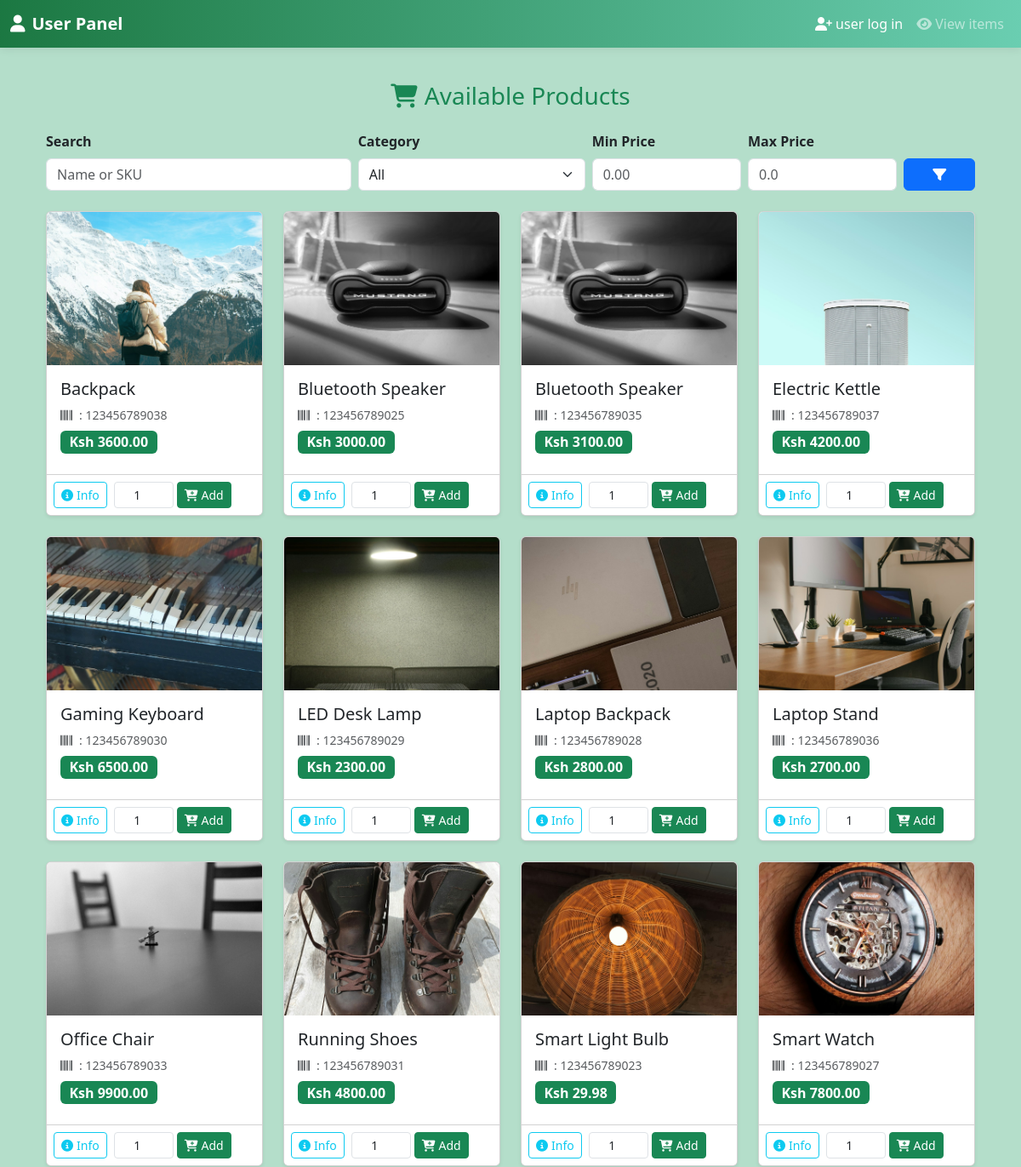
The page /users/view (upper part) on the database as committed earlier.
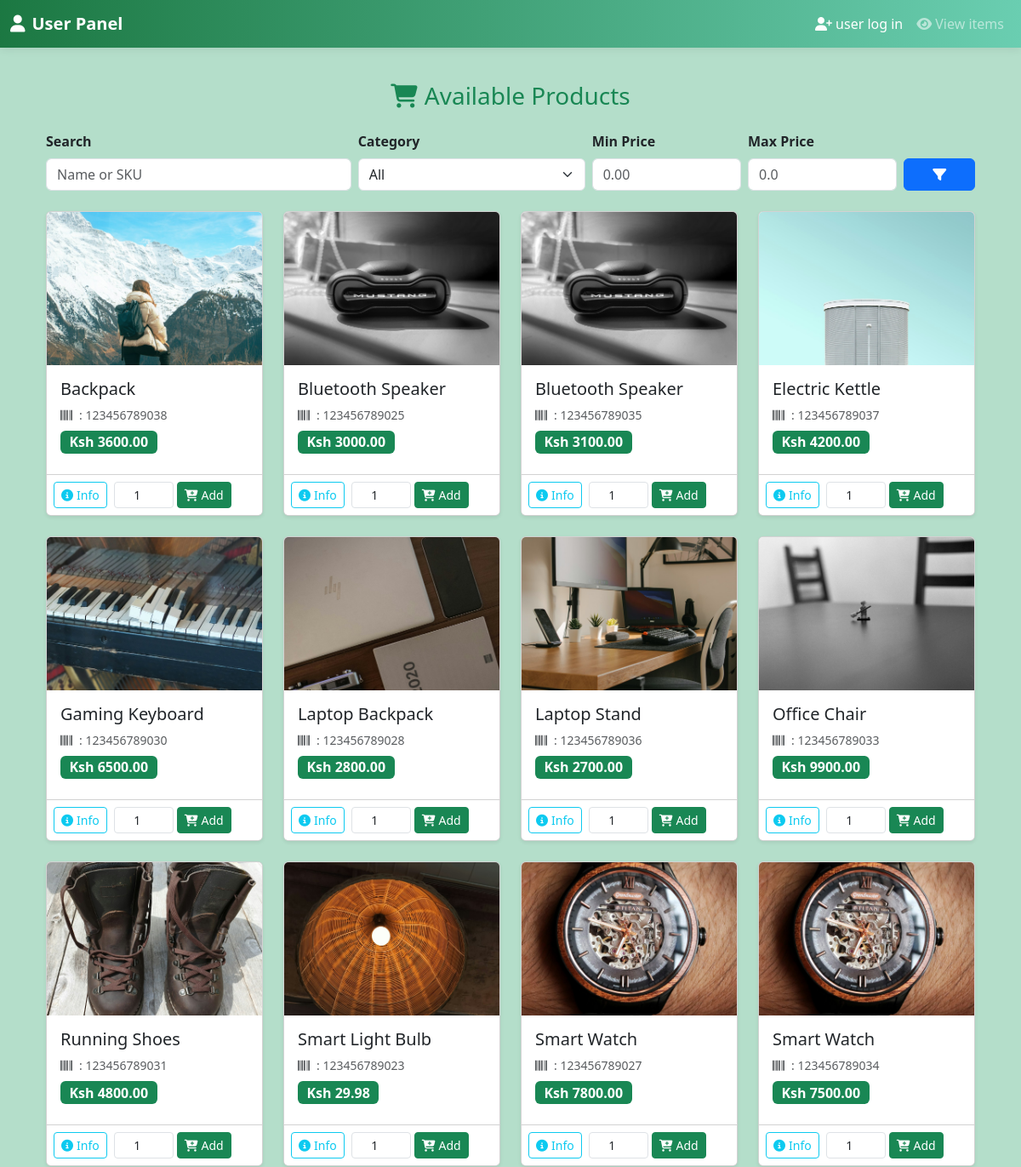
The same page on the database as committed later.
### admins/models.py (models this page shows, shortened)
class Items(db.Model):
    __tablename__ = 'items'
    item_id = db.Column(db.String(), nullable=False, primary_key=True)
    name = db.Column(db.String(length=30), nullable=False)
    price = db.Column(db.Float(), nullable=False)
    discount = db.Column(db.Float(), nullable=True)
    barcode = db.Column(db.String(length=12), nullable=False, unique=True)
    description = db.Column(db.String(length=1024), nullable=False, unique=True)
    category = db.Column(db.String(length=30), nullable=True)
    quantity = db.Column(db.Integer(), nullable=False)
    image_url = db.Column(db.String(200), nullable=True)
    added_by = db.Column(db.String(length=6), db.ForeignKey('admins.admin_id'), nullable=False)
    date_added = db.Column(db.DateTime(timezone=True), nullable=False, default=lambda: datetime.now(ZoneInfo("Africa/Nairobi")))
    admin = db.relationship('Admins', backref="items_added")

### users/routes.py (the view, shortened to what this page needs)
@users_bp.route('/view')
def view_market():
    items_query = Items.query
    q = request.args.get('q', type=str)
    category = request.args.get('category', type=str)
    if category:
        items_query = items_query.filter_by(category=category)
    min_price = request.args.get('min_price', type=float)
    max_price = request.args.get('max_price', type=float)
    if min_price is not None:
        items_query = items_query.filter(Items.price >= min_price)
    if max_price is not None:
        items_query = items_query.filter(Items.price <= max_price)
    items = items_query.order_by(Items.name).all()
    categories = [c[0] for c in db.session.query(Items.category).distinct()]
    return render_template('market_view.html',
                           items=items,
                           q=q or "",
                           selected_category=category or "",
                           min_price=min_price if min_price is not None else "",
                           max_price=max_price if max_price is not None else "",
                           categories=categories)

### orders/helpers.py (called while the page is built)
def get_cart():
    return session.setdefault('cart', {})

### users/routes.py (called while the page is built)
@users_bp.context_processor
def inject_now():
    eat = ZoneInfo("Africa/Nairobi")
    return {
        'now': datetime.now(tz=eat),
        'cart': get_cart()
    }

### users/templates/market_view.html (shortened to what this page needs)
{% extends 'user_base.html' %}
{% block content %}
<div  class="container mt-4 mb-5">
    <h3 class="text-center text-success mb-4">
        <i class="fas fa-shopping-cart me-2"></i>Available Products
    </h3>
    <form method="get" class="row g-2 mb-4 align-items-end">
        <div class="col-md-4">
            <label for="search" class="form-label fw-bold">Search</label>
            <input type="text" name="q" id="search" value="{{ q }}"
                class="form-control" placeholder="Name or SKU">
        </div>
        <div class="col-md-3">
            <label for="category" class="form-label fw-bold">Category</label>
            <select name="category" id="category" class="form-select">
                <option value="" {% if not selected_category %}selected{% endif %}>All</option>
            </select>
        </div>
        <div class="col-md-2">
            <label for="min_price" class="form-label fw-bold">Min Price</label>
            <input type="number" step="0.1" name="min_price" id="min_price"
                value="{{ min_price }}" class="form-control" placeholder="0.00">
        </div>
        <div class="col-md-2">
            <label for="max_price" class="form-label fw-bold">Max Price</label>
            <input type="number" step="0.1" name="max_price" id="max_price"
                value="{{ max_price }}" class="form-control" placeholder="0.0">
        </div>
        <div class="col-md-1 text-end">
            <button type="submit" class="btn btn-primary w-100">
                <i class="fas fa-filter"></i>
            </button>
        </div>
    </form>
    <div class="row g-4">
        {% for item in items %}
        <div class="col-sm-6 col-md-4 col-lg-3">
            <div class="card h-100 shadow-sm">
                {% if item.image_url %}
                    <img src="{{ url_for('admins.static', filename=item.image_url) }}"
                        class="card-img-top object-fit-cover" alt="{{ item.name }}"
                        style="height: 180px;">
                {% else %}
                <div class="bg-light d-flex align-items-center justify-content-center" style="height: 180px;">
                    <i class="fas fa-box-open fa-3x text-muted"></i>
                </div>
                {% endif %}
                <div class="card-body d-flex flex-column">
                    <h5 class="card-title">{{ item.name }} </h5>
                    <p class="card-text text-muted mb-2 small"><i class="fas fa-barcode me-2"></i>: {{item.barcode}} </p>
                    <h6 class="mt-auto">
                        <span class="badge bg-success fs-6">Ksh {{ '%.2f'|format(item.price) }} </span>
                    </h6>
                </div>
                <div class="card-footer bg-white d-flex gap-2 px-2">
                    <button class="btn btn-outline-info btn-sm w-80" data-bs-toggle="modal" data-bs-target="#itemModal{{ item.item_id }}">
                        <i class="fas fa-info-circle me-1"></i>Info
                    </button>
                    <form action="{{ url_for('orders.add_item', item_id=item.item_id)}}" method="POST" class="d-flex align-items-center justify-content-between">
                        <input type="number" name="quantity" value="1" min="1" max="{{ item.quantity}}" class="form-control form-control-sm me-1 text-center" style="width: 70px;">
                        <button type="submit" class="btn btn-success btn-sm w-80">
                            <i class="fas fa-cart-plus me-1"></i>Add
                        </button>
                    </form>
                </div>
            </div>
        </div>
        {% endfor %}
    </div>
</div>
{% endblock %}

Rows that differ between the two databases and show on the page:
removed Items: image_url (picture), name "LED Desk Lamp", barcode "123456789029", price "2300.00", quantity "1"
now on this page (row unchanged): Items: image_url (picture), name "Smart Watch", barcode "123456789034", price "7500.00"
